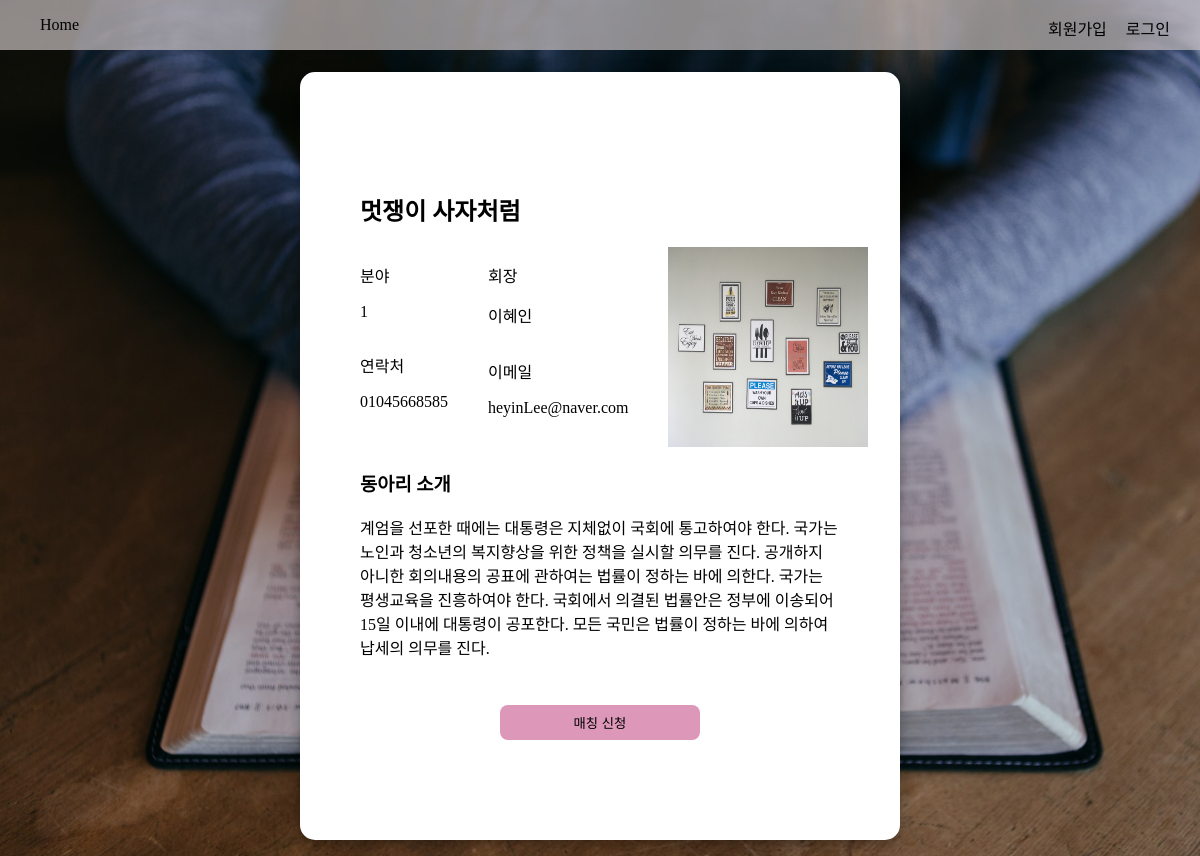
The page /CircleInfo_Detail/1 on the database its author committed.
### Project/models.py (models this page shows)
class Club(models.Model):
    user_id = models.ForeignKey(User, on_delete= models.CASCADE, db_column= "user_id")
    title = models.CharField(max_length=60)
    activity = models.IntegerField()
    clubfield=models.IntegerField()
    leader = models.CharField(max_length=45)
    phone = models.CharField(max_length=45)
    email = models.CharField(max_length= 45)
    body = models.CharField(max_length=1000)

### Project/views.py (the view)
# urls.py: path('CircleInfo_Detail/<int:club_id>',Project.views.CircleInfo_Detail,name="CircleInfo_Detail"),
def CircleInfo_Detail(request , club_id):
    club_detail = Club.objects.get(id = club_id)
    return render(request,"CircleInfo_Detail.html" , {'club':club_detail})

### Project/templates/CircleInfo_Detail.html (shortened to what this page needs)
<!DOCTYPE html>
<html lang="en">
{% load static %}
<head>
    <link rel="stylesheet" href="{% static 'css/CircleInfo_Detail.css' %}">
    <link rel="stylesheet" href="https://cdnjs.cloudflare.com/ajax/libs/font-awesome/4.7.0/css/font-awesome.min.css">
</head>
<body>
    <header>
        <nav class = 'nav-container'>
            <div class = 'item-container'>
                <ul class = 'nav-item-left-container'>
                  <li class = "nav-item margin-right"><a href="">Home</a></li>
                </ul>
                <ul class = 'nav-item-right-container'>
                  {% if user.is_authenticated %}
                  <li class = "nav-item"><a href="">알림 <i class="fa fa-bell-o" aria-hidden="true"></i></a></li>
                  <li class = "nav-item"><a href="{%url 'myClub' %}">나의 동아리</a></li>
                  <li class = "nav-item"><a href="{% url 'Logout' %}">로그아웃</a></li>
                  {% else %}
                  <li class = "nav-item margin-right"> <a href= "{% url 'Signup' %}">회원가입</a></li>
                  <li class = "nav-item"><a href="{%url 'Login'%}">로그인</a></li>
                  {% endif %}
                </ul>
              </div>
          </nav>
    </header>
    <div class="container">
        <div class="content">
            <div class="form">
                <h2>{{club.title}}</h2>
                <div class="basicInfo">
                    <div class="textInfo">
                        <div class="column">
                            <div class="field">
                                <p>분야</p>
                                <p>{{club.clubfield}}</p>
                            </div>
                            <div class="contact">
                                <p>연락처</p>
                                <p>{{club.phone}}</p>
                            </div>
                        </div>
                        <div class="column">
                            <div class="owner">
                                <p>회장</p>
                                <p>{{club.leader}}</p>
                            </div>
                            <div class="email">
                                <p>이메일</p>
                                <p>{{club.email}}</p>
                            </div>
                        </div>
                    </div>
                    <div class="image">
                        <img src="../../static/img/field.jpg" width= "200px" height = "200px">
                    </div>
                </div>
                <div class="SpecificInfo">
                    <h3>동아리 소개</h3>
                    <p>{{club.body}}</p>
                </div>
                <div class="button">
                    <button class="matching" onclick="location.href=''" >매칭 신청</button>
                </div>
            </div>
        </div>
    </div>
</body>
</html>

### static/css/CircleInfo_Detail.css (style rules this page uses)
body { margin: 0; background: url("../img/pray.jpg") no-repeat; background-size: cover; font-family: 'BBTreeGB'; }
.container { min-height: 100vh; width:100%; display: flex; align-items: center; justify-content: center; margin: 0; }
.content { display: flex; align-items: center; width: 50%; justify-content: center; padding: 100px 0; background-color: white; border-radius: 15px; box-shadow: 0 4px 8px 0 rgba(0, 0, 0, 0.2), 0 6px 20px 0 rgba(0, 0, 0, 0.19); }
.form { display: flex; flex-direction: column; width : 80%; }
.basicInfo { display: flex; justify-content: space-between; width : 100%; }
.textInfo { display: flex; }
.column { display: flex; flex-direction: column; margin-right: 40px; }
.button { display: flex; justify-content: center; margin-top: 30px; }
.matching { width: 200px; padding: 8px; background-color: #DD97B9; border: none; border-radius: 8px; }
.nav-container { position: sticky; top: 0; width: 100%; height: 50px; background-color: rgba(201, 192, 192, 0.699); }
.nav-item-left-container { display: inline; float: left; }
.nav-item-right-container { display: inline; float: right; margin-right: 30px; }
.nav-item { display: inline; }
.nav-item a { color: black; text-decoration: none; }
.margin-right { margin-right: 15px; }

### rows shown on the page
Club: title "멋쟁이 사자처럼", clubfield "1", phone "01045668585", leader "이혜인", email "heyinLee@naver.com", body "계엄을 선포한 때에는 대통령은 지체없이 국회에 통고하여야 한다. 국가는 노인과 청소년의 복지향상을 위한 정책을 실시할 의무를 진다. 공개하지 아니한 회의내용의 공표에 관하여는 법률이 정하는 바에 의한다. 국가는 평생교육을 진흥하여야 한다. 국회에서 의결된 법률안은 정부에 이송되어 15일 이내에 대통령이 공포한다. 모든 국민은 법률이 정하는 바에 의하여 납세의 의무를 진다."
